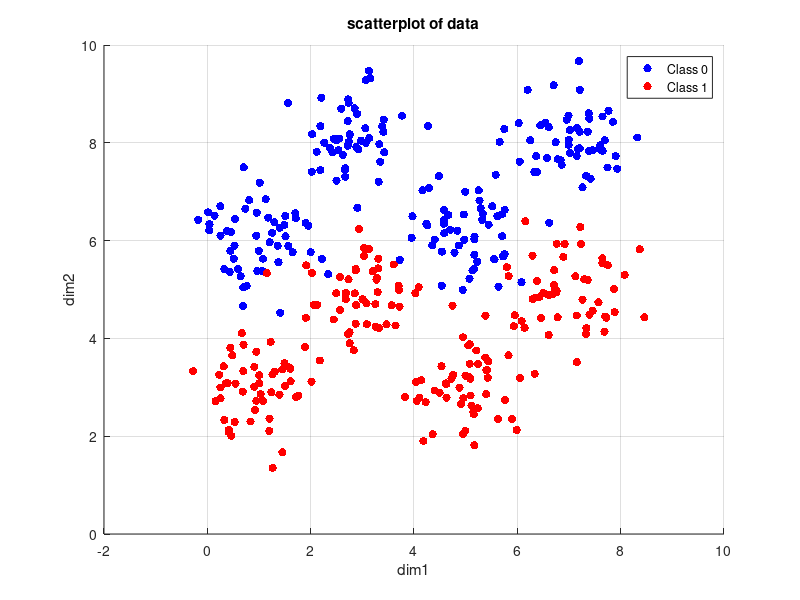

MATLAB code to generate this figure: (Note: this script raises an error after producing the figure.)
%% Question 1 Part a

clc;
clear;
close all;

data = load('SampleData1.mat');
data_training = data.TrainingData;
data_label = data.TrainingLabels;

data_training_class0 = data_training(:,(data_label == 0));
data_training_class1 = data_training(:,(data_label == 1));

figure
scatter(data_training_class0(1,:),data_training_class0(2,:),'b','filled');
hold on 
scatter(data_training_class1(1,:),data_training_class1(2,:),'r','filled');
grid on
legend('Class 0','Class 1');
xlabel('dim1')
ylabel('dim2')
title('scatterplot of data')


%% Question 1 Part b
%%%%% I prefered to select first 70% of data as training data and the rest as
%%%%% the validation data so we have:

validation_index = (281:400);
validation_data = data_training(:,validation_index);
validation_label = data_label(validation_index);

training_index = (1:280);
training_data = data_training(:,training_index);
training_label = data_label(training_index);


%% Question 1 Part c
n = 50;
index = (1:n);
performance = zeros(1,n);
temp_pref = zeros(1,3);
error = zeros(1,n);

for i = 1:n
    hidden_layer_size = i;
    
    for j = 1:3
    net = feedforwardnet(hidden_layer_size);
    net.layers{1}.transferFcn = 'tansig'; 
    net = train(net,training_data,training_label);
    y_validation = net(validation_data);
    lables_prediction = (validation_data> 0);
    performance = perform(net,validation_label,y_validation);
    temp_pref(j) = performance;
    end
    error(i) = mean(temp_pref);
end

[~,num]=min(error);
figure
bar(1:n,error);
title('Error Plot')
xlabel('number of neurons of hidden layer')
ylabel('error')
fprintf(['Best number of neurons of hidden layer = ',num2str(index(num)),'\n']);


%% Question 1 Part d
%%%%% Caution!! This part may take a some time to run completely
m = 50;
radius = [0.1,0.2,0.5,1,2,4,8,10];
layers = (1:m);
error_rbf = zeros(length(radius),length(layers));

for i=1:length(radius)
    for j=1:length(layers)
        net = newrb(training_data,training_label,0,radius(i),layers(j));
        y_validation_rbf = net(validation_data);
        performace = perform(net,validation_label,y_validation_rbf);
        error_rbf(i,j) = performace;
    end
end

[num1,num2] = min(error_rbf(:));
[radius_index, layers_index] = ind2sub(size(error_rbf),num2);

fprintf(['Best number of neurons of hidden layer: ',num2str(layers(layers_index)),'\n'])
fprintf(['Best radius for our RBF NN: ',num2str(radius(radius_index)),'\n'])
